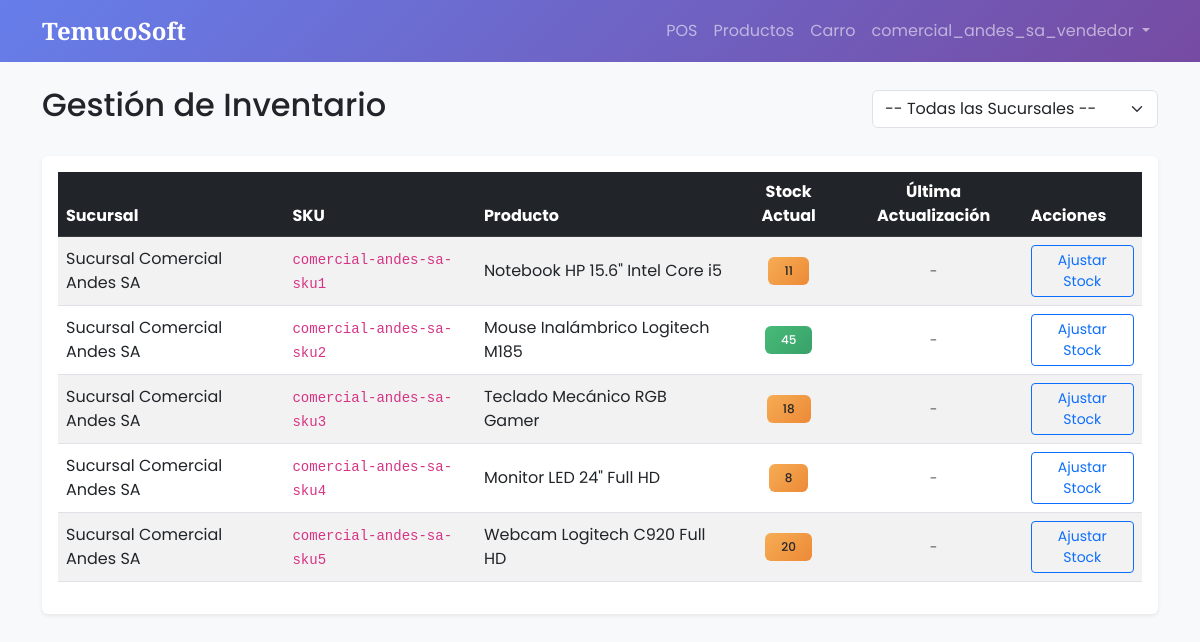
/inventory/ (signed in), run on the app's committed database.
### core/models.py (models this page shows, shortened)
class User(AbstractUser):
    ROLES = (
        ('super_admin', 'Super Admin (TemucoSoft)'),
        ('admin_cliente', 'Admin Cliente'),
        ('gerente', 'Gerente'),
        ('vendedor', 'Vendedor'),
        ('cliente_final', 'Cliente Final'),
    )
    rut = models.CharField(
        max_length=12,
        blank=True,
        null=True,
        validators=[validar_rut],
        help_text="Formato: 12.345.678-9 o 12345678-9"
    )
    role = models.CharField(max_length=20, choices=ROLES, default='cliente_final')
    company = models.CharField(max_length=100, blank=True, null=True)
    created_at = models.DateTimeField(auto_now_add=True)

class Inventory(models.Model):
    branch = models.ForeignKey(Branch, on_delete=models.CASCADE)
    product = models.ForeignKey(Product, on_delete=models.CASCADE)
    stock = models.IntegerField(default=0, validators=[MinValueValidator(0)])
    reorder_point = models.IntegerField(default=10, help_text="Nivel mínimo para alerta de reposición")
    class Meta:
        unique_together = ('branch', 'product') # Evita duplicados del mismo producto en la misma sucursal

class Branch(models.Model):
    name = models.CharField(max_length=100)
    address = models.CharField(max_length=200)
    phone = models.CharField(max_length=20)

class Product(models.Model):
    sku = models.CharField(max_length=50, unique=True)
    name = models.CharField(max_length=100)
    description = models.TextField(blank=True)
    supplier = models.ForeignKey(
        Supplier,
        on_delete=models.SET_NULL,
        null=True,
        blank=True,
        related_name='products'
    )
    price = models.IntegerField(validators=[MinValueValidator(0)], help_text="Precio en pesos chilenos")
    cost = models.IntegerField(validators=[MinValueValidator(0)], help_text="Costo en pesos chilenos")
    category = models.CharField(max_length=50)

### core/views.py (the view)
# urls.py: path('inventory/', inventory_view, name='inventory'),
@login_required
def inventory_view(request):
    if request.user.role not in ['gerente', 'admin_cliente', 'super_admin', 'vendedor']:
        messages.error(request, "No tiene permisos para ver inventario.")
        return redirect('home')
    branch_id = request.GET.get('branch')
    inventory = Inventory.objects.select_related('product', 'branch').all()
    branches = Branch.objects.all()
    if request.user.role != 'super_admin' and request.user.company:
        branches = branches.filter(name__contains=request.user.company)
        inventory = inventory.filter(branch__in=branches)
    if branch_id:
        inventory = inventory.filter(branch_id=branch_id)
    return render(request, 'core/inventory_list.html', {
        'inventory': inventory,
        'branches': branches,
        'selected_branch': branch_id
    })

### core/templates/core/inventory_list.html (shortened to what this page needs)
{% extends 'core/base.html' %}
{% block content %}
<div class="d-flex justify-content-between align-items-center mb-4">
    <h2>Gestión de Inventario</h2>
    <div>
        <form method="GET" class="d-inline-flex gap-2">
            <select name="branch" class="form-select" onchange="this.form.submit()">
                <option value="">-- Todas las Sucursales --</option>
            </select>
        </form>
    </div>
</div>
<div class="card shadow-sm">
    <div class="card-body">
        <div class="table-responsive">
            <table class="table table-hover table-striped align-middle">
                <thead class="table-dark">
                    <tr>
                        <th>Sucursal</th>
                        <th>SKU</th>
                        <th>Producto</th>
                        <th class="text-center">Stock Actual</th>
                        <th class="text-center">Última Actualización</th>
                        <th>Acciones</th>
                    </tr>
                </thead>
                <tbody>
                    {% for inv in inventory %}
                    <tr>
                        <td>{{ inv.branch.name }}</td>
                        <td><code>{{ inv.product.sku }}</code></td>
                        <td>{{ inv.product.name }}</td>
                        <td class="text-center">
                            {% if inv.stock > 20 %}
                                <span class="badge bg-success">{{ inv.stock }}</span>
                            {% elif inv.stock > 5 %}
                                <span class="badge bg-warning text-dark">{{ inv.stock }}</span>
                            {% else %}
                                <span class="badge bg-danger">{{ inv.stock }}</span>
                            {% endif %}
                        </td>
                        <td class="text-center small text-muted">
                            {% if inv.updated_at %}
                                {{ inv.updated_at|date:"d/m/Y H:i" }}
                            {% else %}
                                -
                            {% endif %}
                        </td>
                        <td>
                            <a href="{% url 'inventory_edit' inv.id %}" class="btn btn-sm btn-outline-primary">Ajustar Stock</a>
                        </td>
                    </tr>
                    {% empty %}
                    <tr>
                        <td colspan="6" class="text-center py-4">No hay registros de inventario.</td>
                    </tr>
                    {% endfor %}
                </tbody>
            </table>
        </div>
    </div>
</div>
{% endblock %}

### core/templates/core/base.html (shortened to what this page needs)
<!DOCTYPE html>
<html lang="es">
<head>
    <link href="https://cdn.jsdelivr.net/npm/bootstrap@5.3.0/dist/css/bootstrap.min.css" rel="stylesheet">
</head>
<body>
    <nav class="navbar navbar-expand-lg navbar-dark navbar-custom mb-4">
        <div class="container">
            <a class="navbar-brand" href="/">TemucoSoft</a>
            <div class="collapse navbar-collapse" id="navbarNav">
                <ul class="navbar-nav ms-auto">
                    {% if request.user.is_authenticated %}
                        {% if request.user.role == 'vendedor' %}
                            <li class="nav-item"><a class="nav-link" href="{% url 'pos' %}">POS</a></li>
                            <li class="nav-item"><a class="nav-link" href="{% url 'product_list' %}">Productos</a></li>
                            <li class="nav-item"><a class="nav-link" href="{% url 'cart' %}">Carro</a></li>
                        {% endif %}
                        <li class="nav-item dropdown">
                            <a class="nav-link dropdown-toggle" href="#" role="button" data-bs-toggle="dropdown">
                                {{ request.user.username }}
                            </a>
                        </li>
                    {% else %}
                        <li class="nav-item"><a class="nav-link" href="{% url 'login' %}">Iniciar Sesión</a></li>
                    {% endif %}
                </ul>
            </div>
        </div>
    </nav>
    <div class="container">
        {% block content %}
        {% endblock %}
    </div>
</body>
</html>

### core/templates/core/base.html (style rules this page uses)
body { font-family: 'Poppins', sans-serif; background-color: #f8f9fa; }
.navbar-brand { font-family: 'Playfair Display', serif; font-weight: 700; font-size: 1.5rem; }
.navbar-custom { background: linear-gradient(135deg, #667eea 0%, #764ba2 100%); }
.card { transition: transform 0.2s, box-shadow 0.2s; border: none; box-shadow: 0 2px 8px rgba(0,0,0,0.08); }
.bg-success { background: linear-gradient(135deg, #48BB78 0%, #38A169 100%) !important; }
.bg-warning { background: linear-gradient(135deg, #F6AD55 0%, #ED8936 100%) !important; }
.badge { padding: 0.5rem 1rem; font-weight: 500; }

### data on the page
User: user.username "comercial_andes_sa_vendedor"
Inventory: branch.name "Sucursal Comercial Andes SA", product.sku "comercial-andes-sa-sku1", product.name "Notebook HP 15.6\" Intel Core i5", stock "11"
Inventory: branch.name "Sucursal Comercial Andes SA", product.sku "comercial-andes-sa-sku2", product.name "Mouse Inalámbrico Logitech M185", stock "45"
Inventory: branch.name "Sucursal Comercial Andes SA", product.sku "comercial-andes-sa-sku3", product.name "Teclado Mecánico RGB Gamer", stock "18"
Inventory: branch.name "Sucursal Comercial Andes SA", product.sku "comercial-andes-sa-sku4", product.name "Monitor LED 24\" Full HD", stock "8"
Inventory: branch.name "Sucursal Comercial Andes SA", product.sku "comercial-andes-sa-sku5", product.name "Webcam Logitech C920 Full HD", stock "20"
